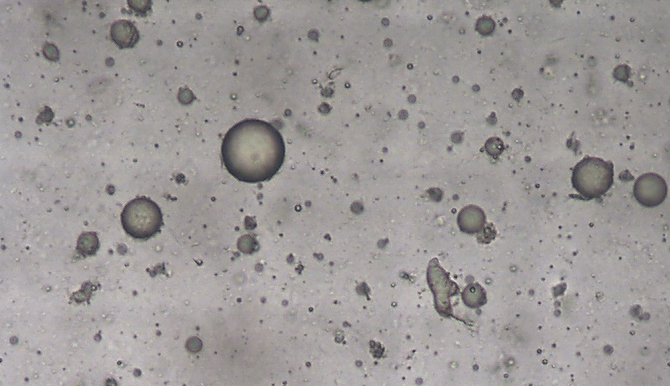
//> input picture test_images/count_area.png, 670 x 386 px
$ ./count_area_and_length   (built with g++ and OpenCV 4)
//> lines starting //> are read from the running program, lines starting //| are printed output that depends on the picture; after the words box and inside, x2 and y2 are one past the last pixel; in counts of white or black regions, pixels touching at a corner belong together
/*
  轮廓面积与周长计算
*/

#include<iostream>
#include<opencv2\opencv.hpp>

using namespace std;
using namespace cv;

int main(int argc, char**argv)
{

	/*
		对图像二值图像的每个轮廓，我们可以计算轮廓的弧长与面积，
		然后根据轮廓的面积与弧长实现对不同大小对象的过滤，寻找到需要的ROI区域
	*/

	Mat input = imread("./test_images/count_area.png");
//> input is the input picture: 386 rows x 670 cols, CV_8UC3; mean B, G, R 152.2, 153.2, 157.3
	if (input.empty())
	{
		cout << "read image failed." << endl;
		return -1;
	}

	namedWindow("canny", CV_WINDOW_NORMAL);
	namedWindow("contours", CV_WINDOW_NORMAL);

	Mat canny;
	Canny(input, canny, 80, 160, 3,false);
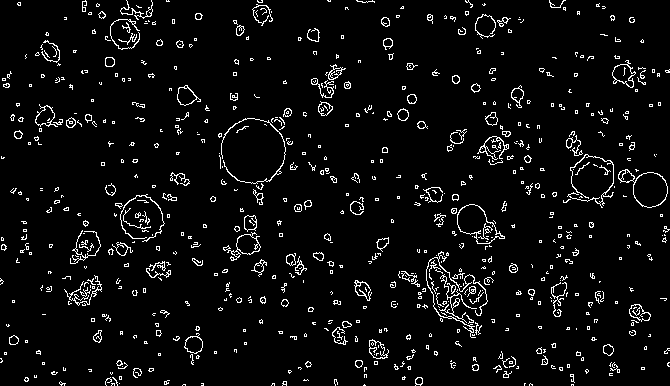
//> canny: 386 rows x 670 cols, CV_8UC1; 5.1% white in thin lines or dots
	Mat k = getStructuringElement(MORPH_RECT, Size(3, 3), Point(-1, -1));
	dilate(canny, canny, k);
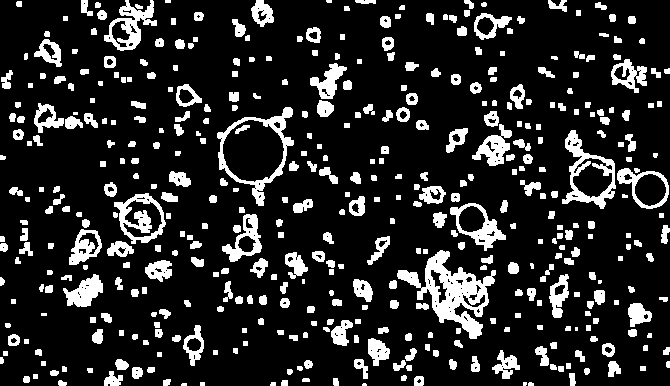
//> canny: 386 rows x 670 cols, CV_8UC1; 15.8% white; 440 white regions (10 under 20 px)
	imshow("canny", canny);

	/*
		void cv::findContours(
					InputOutputArray image,
					OutputArrayOfArrays contours,
					OutputArray hierarchy,
					int mode,
					int method,
					Point offset = Point())

		其中Image是输入图像，必须是二值图像（二值图像可以threshold输出、Canny输出、inRange输出、自适应阈值输出等）
			Contours获取的轮廓，每个轮廓是一系列的点集合
			Hierarchy轮廓的层次信息，每个轮廓有四个相关信息，分别是同层下一个、前一个、第一个子节点、父节点
			mode 表示轮廓寻找时候的拓扑结构返回
				-RETR_EXTERNAL表示只返回最外层轮廓
				-RETR_TREE表示返回轮廓树结构
			Method表示轮廓点集合取得是基于什么算法，常见的是基于CHAIN_APPROX_SIMPLE链式编码方法
	*/

	vector<vector<Point>> contours;
	vector<Vec4i>hierarchy;

	findContours(canny, contours, hierarchy, RETR_EXTERNAL, CHAIN_APPROX_SIMPLE, Point());
//> contours = 439 contours, 114 with area under 20; largest, box (x1, y1, x2, y2) and area: (217, 107, 294, 206) 4118, (397, 250, 496, 339) 3284, (562, 130, 616, 209) 2218, (114, 193, 166, 244) 1710, (450, 203, 506, 251) 1318
	for (int i = 0; i < contours.size(); ++i)
	{
		/*
		double cv::contourArea(
		InputArray 	contour,
		bool oriented = false)

		基于格林公式计算轮廓的面积
		contour是轮廓点集
		oriented默认是false返回的面积是正数，
		如果方向参数为true表示会根据是顺时针或者逆时针方向
		来返回正值或者负值面积
		*/
		double area = contourArea(contours[i]);

		/*
		double cv::arcLength(
		InputArray curve,
		bool closed)
		计算轮廓曲线的弧长
		curve表示输入的轮廓点集
		closed默认表示是否闭合区域
		*/
		double len = arcLength(contours[i], true);
		if (area < 100 || len < 100)
		{
			continue;
		}

		/*
		对于得到轮廓，可以通过下面的API绘制每个轮廓
			void cv::drawContours(
						InputOutputArray image,
						InputArrayOfArrays contours,
						int contourIdx,
						const Scalar & 	color,
						int thickness = 1,
						int lineType = LINE_8,
						InputArray 	hierarchy = noArray(),
						int maxLevel = INT_MAX,
						Point offset = Point())

			当thickness为正数的时候表示绘制该轮廓
			当thickness为-1表示填充该轮廓
		*/

		drawContours(input, contours, i, Scalar(0, 0, 255), 2, 8);

		//画出最小外接矩形
		RotatedRect rrt = minAreaRect(contours[i]);
		Point2f pt[4];
		rrt.points(pt);

		for (int i = 0; i < 4; i++) {
			line(input,pt[i%4],pt[(i+1)%4], Scalar(255,0,0),2,8,0);
		}
		Point2f cpt = rrt.center;
		circle(input, cpt, 2, Scalar(0, 255, 0), 2, 8, 0);
	}
//> this loop made 439 passes
//> (area, len, rrt, cpt) on passes 141, 194, 372, 374, 419, 438: (677.5, 144, centre (84, 293), size (41, 26.8), angle -25, Point(84.03, 293)), (727, 125.3, centre (85.7, 248.6), size (41.5, 26.8), angle -66.8, Point(85.74, 248.6)), (551, 149.7, centre (325.5, 78.7), size (38.8, 28.6), angle -64.4, Point(325.5, 78.67)), (652, 176.2, centre (629.7, 74.8), size (29.3, 37.7), angle -70, Point(629.7, 74.83)), (557.5, 124.7, centre (491.5, 27.2), size (26.4, 36.2), angle -81.9, Point(491.5, 27.15)), (1226.5, 283.2, centre (132.9, 23.4), size (60.2, 39.8), angle -55.3, Point(132.9, 23.38))
//> (area, len, rrt, pt) on pass 328: (467, 124.4, centre (48.5, 117.5), size (29, 29), angle -90, 4 Points (x, y): [63, 132], [34, 132], [34, 103], [63, 103])
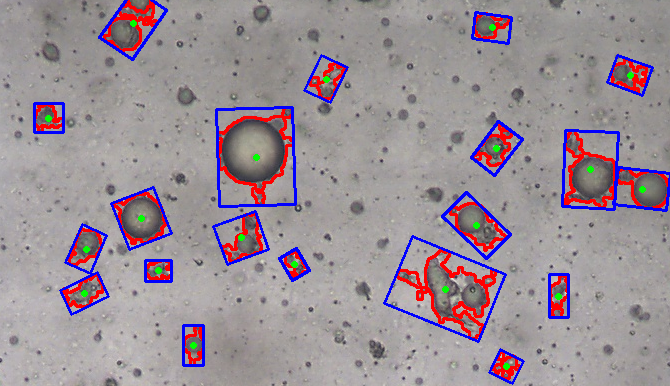
//> input: 386 rows x 670 cols, CV_8UC3; 7.47% of pixels changed, all inside (x1, y1, x2, y2) = (33, 0, 670, 385)

	imshow("contours", input);
	waitKey(0);
	return 0;
}
